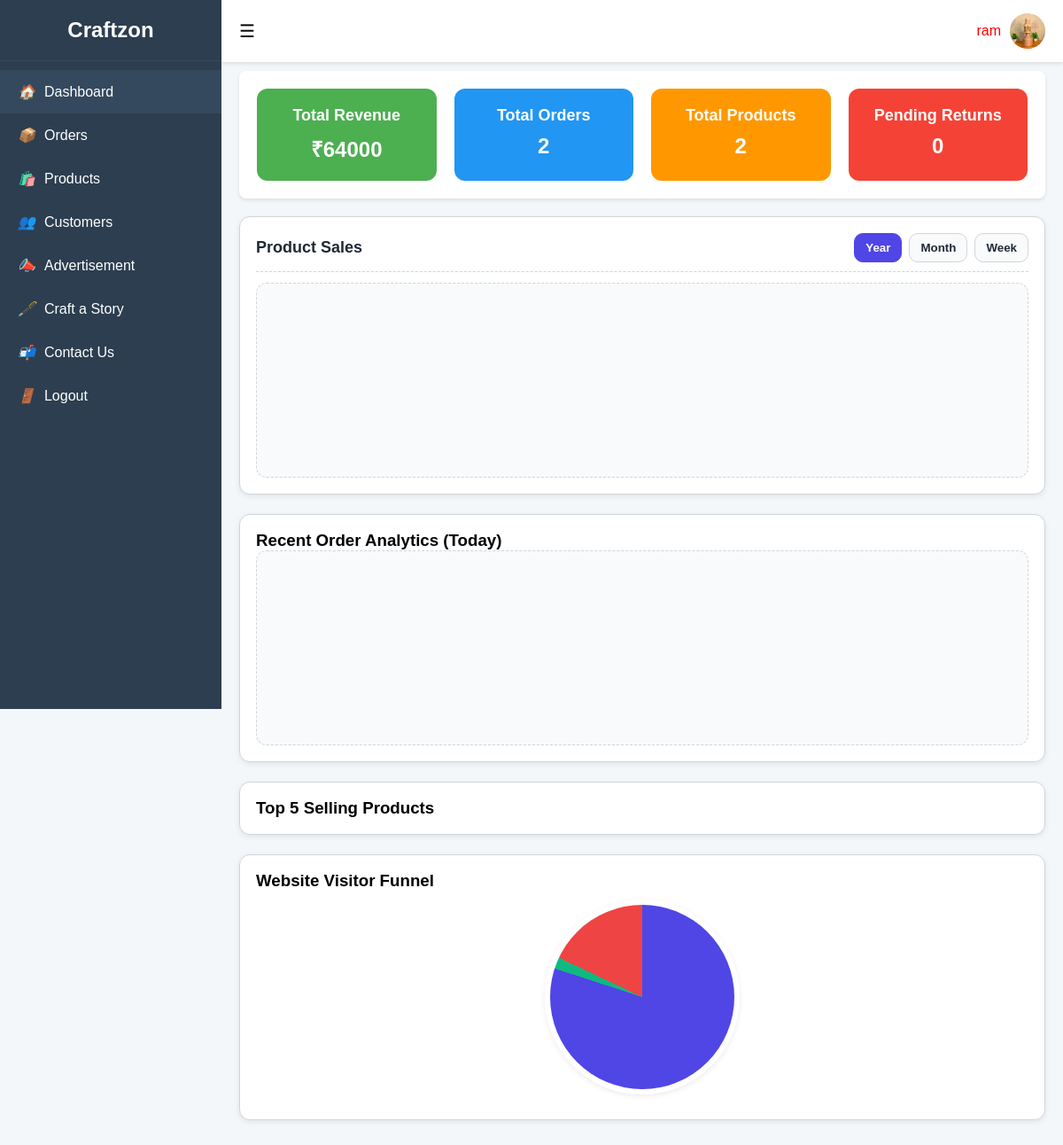
Before: /seller/selleradminpanel.php?sellernm=ram with the older database file.
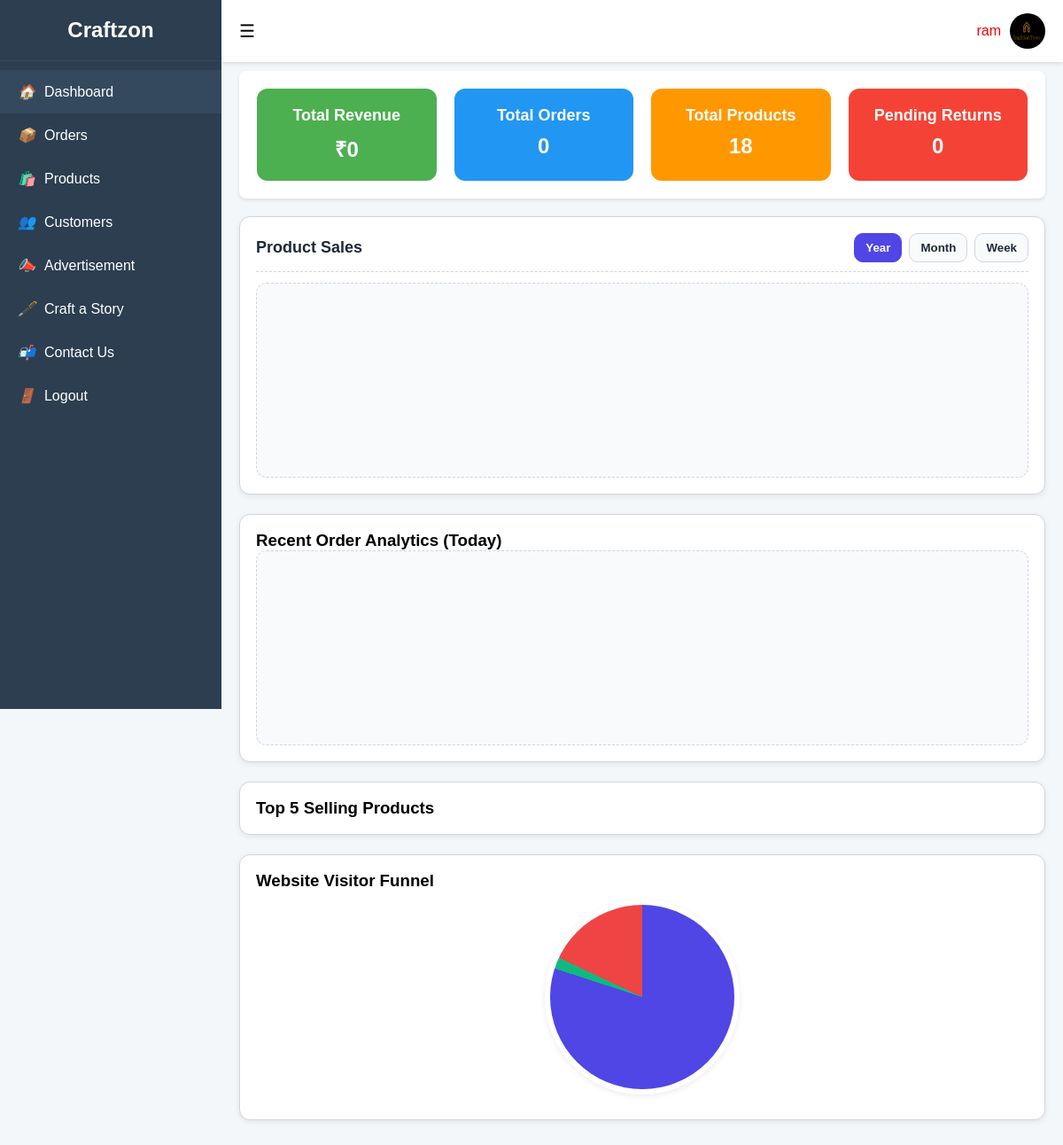
After: the same page with the newer database file.
### tables this page shows
CREATE TABLE `seller` (
  `sellerid` int(11) NOT NULL,
  `storenm` varchar(30) NOT NULL,
  `sellernm` varchar(30) NOT NULL,
  `selleremailid` varchar(50) NOT NULL,
  `gstinno` varchar(15) NOT NULL,
  `shopimage` varchar(255) NOT NULL,
  `description` varchar(255) NOT NULL,
  `time` date NOT NULL DEFAULT current_timestamp(),
  `status` enum('active','suspend') NOT NULL DEFAULT 'active'
);

### seller/selleradminpanel.php (the view, shortened to what this page needs)
<?php
	$snm=$_GET['sellernm'];
?>
<!DOCTYPE html>
<html lang="en">
<head>
<link href='https://cdnjs.cloudflare.com/ajax/libs/font-awesome/6.7.2/css/all.min.css' rel='stylesheet'>
</head>
<body>
    <div class="sidebar" id="sidebar">
        <div class="logo">Craftzon</div>
        <ul>
           <li class="active" onclick="showSection('sales')"><i>🏠</i><span>Dashboard</span></li>
            <li class="has-submenu">
    <i>📦</i><span>Orders</span>
</li>
            <li onclick="showSection('products')"><i>🛍️</i><span>Products</span></li>
            <li class="has-submenu">
    <i>👥</i><span>Customers</span>
</li>
           <li onclick="showSection('advertisement')"><i>📣</i><span>Advertisement</span></li>
			<li onclick="showSection('craft_story')">
  <i>🖋️</i><span>Craft a Story</span>
</li>
			<li onclick="showSection('contactus')"><i>📬</i><span>Contact Us</span></li>
			<li onclick="window.location.href='logout.php'">
					<i>🚪</i><span>Logout</span>
			</li>
        </ul>
    </div>
    <div class="header" id="header">
        <div class="toggle-btn" onclick="toggleSidebar()">☰</div>
        <div class="user-info">
			<?php
				$con = mysqli_connect("localhost", "root", "", "craftzon");
				$sel="SELECT * from seller where sellernm='$snm'";
				$re=mysqli_query($con,$sel);
				$roi=mysqli_fetch_array($re);
			?>
            <span style="color:red"><?php echo $snm; ?></span>
            <img src="../<?php echo $roi['shopimage']; ?>" alt="User">
        </div>
    </div>
    <div class="main-content" id="main-content">
    <div class="content-section active" id="sales">
        <div class="card" style="display:flex; gap:20px; flex-wrap:wrap;">
<div class="dashboard-card" style="flex:1; min-width:200px; background:#4CAF50; color:#fff; padding:20px; border-radius:12px; text-align:center;">
    <h3>Total Revenue</h3>
    <p>₹<?php
        $res = mysqli_query($con, "
    SELECT SUM(co.price * co.quantity) AS total
    FROM craftorder co
    WHERE co.productid IN (
        SELECT product_id FROM product_table WHERE crafted_by='$snm'
    )
    AND co.orderid IN (
        SELECT order_id FROM payments WHERE payment_status='Completed'
    )
");
$row = mysqli_fetch_assoc($res);
echo $row['total'] ?? 0;
    ?></p>
</div>
            <div class="dashboard-card" style="flex:1; min-width:200px; background:#2196F3; color:#fff; padding:20px; border-radius:12px; text-align:center;">
                <h3>Total Orders</h3>
                <p><?php
                    $res = mysqli_query($con, "SELECT COUNT(*) AS orders FROM craftorder WHERE productid IN (SELECT product_id FROM product_table WHERE crafted_by='$snm')");
                    $row = mysqli_fetch_assoc($res);
                    echo $row['orders'] ?? 0;
                ?></p>
            </div>
            <div class="dashboard-card" style="flex:1; min-width:200px; background:#FF9800; color:#fff; padding:20px; border-radius:12px; text-align:center;">
                <h3>Total Products</h3>
                <p><?php
                    $res = mysqli_query($con, "SELECT COUNT(*) AS products FROM product_table WHERE crafted_by='$snm'");
                    $row = mysqli_fetch_assoc($res);
                    echo $row['products'] ?? 0;
                ?></p>
            </div>
<div class="dashboard-card" style="flex:1; min-width:200px; background:#f44336; color:#fff; padding:20px; border-radius:12px; text-align:center;">
    <h3>Pending Returns</h3>
    <p><?php
        $product_res = mysqli_query($con, "SELECT product_id FROM product_table WHERE crafted_by='$snm'");
        $product_ids = [];
        while ($row = mysqli_fetch_assoc($product_res)) {
            $product_ids[] = $row['product_id'];
        }
        if (!empty($product_ids)) {
            $ids = implode(',', $product_ids);
            $res = mysqli_query($con, "SELECT COUNT(*) AS pending_returns
                                       FROM return_requests rr
                                       JOIN craftorder co ON rr.order_id = co.orderid
                                       WHERE co.productid IN ($ids) AND rr.status='Pending'");
            $row = mysqli_fetch_assoc($res);
            echo $row['pending_returns'] ?? 0;
        } else {
            echo 0;
        }
    ?></p>
</div>
		</div>
		      <div class="chart-container">
                <div class="chart-header">
                    <h3>Product Sales</h3>
                    <div class="period-selector">
                        <button class="active" onclick="renderSalesGraph('year', this)">Year</button>
                        <button onclick="renderSalesGraph('month', this)">Month</button>
                        <button onclick="renderSalesGraph('week', this)">Week</button>
                    </div>
                </div>
                <div class="bar-chart" id="sales-graph"></div>
            </div>
            <div class="chart-container">
                <h3>Recent Order Analytics (Today)</h3>
                <div class="bar-chart  colorb" id="recent-orders-graph"></div>
            </div>
            <div class="chart-container">
                <h3>Top 5 Selling Products</h3>
            </div>
            <div class="chart-container">
                <h3>Website Visitor Funnel</h3>
                <div class="circle-graph-container" id="visit-circle-graph"></div>
            </div>
				</div>
        </div>
</body>
</html>

### seller/selleradminpanel.php (style rules this page uses)
* { margin: 0; padding: 0; box-sizing: border-box; font-family: Arial, sans-serif; }
body { display: flex; min-height: 100vh; background: #f4f7fa; }
.sidebar { width: 250px; background: #2c3e50; color: #fff; height: 100vh; position: fixed; transition: width 0.3s; overflow-y: auto; }
.sidebar .logo { padding: 20px; font-size: 24px; font-weight: bold; text-align: center; border-bottom: 1px solid #34495e; }
.sidebar ul { list-style: none; padding: 10px 0; }
.sidebar ul li { padding: 15px 20px; cursor: pointer; transition: background 0.2s; }
.sidebar ul li:hover, .sidebar ul li.active { background: #34495e; }
.sidebar ul li i { margin-right: 10px; width: 20px; text-align: center; }
.header { background: #fff; padding: 15px 20px; margin-left: 250px; width: calc(100% - 250px); box-shadow: 0 2px 4px rgba(0, 0, 0, 0.1); display: flex; justify-content: space-between; align-items: center; position: fixed; top: 0; transition: margin-left 0.3s, width 0.3s; }
.toggle-btn { font-size: 20px; cursor: pointer; }
.user-info { display: flex; align-items: center; gap: 10px; }
.user-info img { width: 40px; height: 40px; border-radius: 50%; }
.main-content { margin-left: 250px; margin-top: 60px; padding: 20px; width: calc(100% - 250px); transition: margin-left 0.3s, width 0.3s; }
.content-section { display: none; }
.content-section.active { display: block; }
.card { background: #fff; padding: 20px; border-radius: 8px; box-shadow: 0 2px 4px rgba(0, 0, 0, 0.1); margin-bottom: 20px; }
.card { overflow-x: auto; }
.sidebar ul li.has-submenu { position:relative; }
.dashboard-card h3 { font-size: 18px; margin-bottom: 10px; }
.dashboard-card p { font-size: 24px; font-weight: bold; }
:root { --primary: #4f46e5; --danger: #ef4444; --text: #1f2937; --muted: #6b7280; --border: #d1d5db; --surface: #ffffff; --radius: 12px; --shadow: 0 2px 6px rgba(0,0,0,0.08); }
.chart-container { background: var(--surface); border: 1px solid var(--border); border-radius: var(--radius); padding: 18px; box-shadow: var(--shadow); margin-bottom: 22px; overflow: auto; }
.chart-header { display: flex; align-items: center; justify-content: space-between; padding-bottom: 10px; margin-bottom: 12px; border-bottom: 1px dashed var(--border); }
.chart-header h3 { margin: 0; font-size: 18px; color: var(--text); }
.period-selector { display: flex; gap: 8px; }
.period-selector button { appearance: none; border: 1px solid var(--border); background: #f8fafc; padding: 8px 12px; border-radius: 10px; cursor: pointer; font-weight: 600; color: var(--text); transition: background 0.15s ease, border-color 0.15s ease, transform 0.03s ease; }
.period-selector button.active { background: var(--primary); color: #fff; border-color: var(--primary); }
.bar-chart { display: flex; align-items: flex-end; gap: 10px; height: 220px; padding: 10px; border: 1px dashed var(--border); border-radius: 12px; background: #f8fafc; }
.circle-graph-container { width: 220px; height: 220px; border-radius: 50%; margin: 10px auto 6px; border: 6px solid #fff; box-shadow: var(--shadow); }
.circle-graph-container::before { content: ''; display: block; width: 100%; height: 100%; border-radius: 50%; background: conic-gradient( #4f46e5 0% 80%, #10b981 80% 82%, #ef4444 82% 100% ); }

Changed rows visible on the page:
removed seller: shopimage (picture)
added seller: shopimage (picture)
Other visible differences:
$row['total']: "64000" → "0"
$row['orders']: "2" → "0"
$row['products']: "2" → "18"
